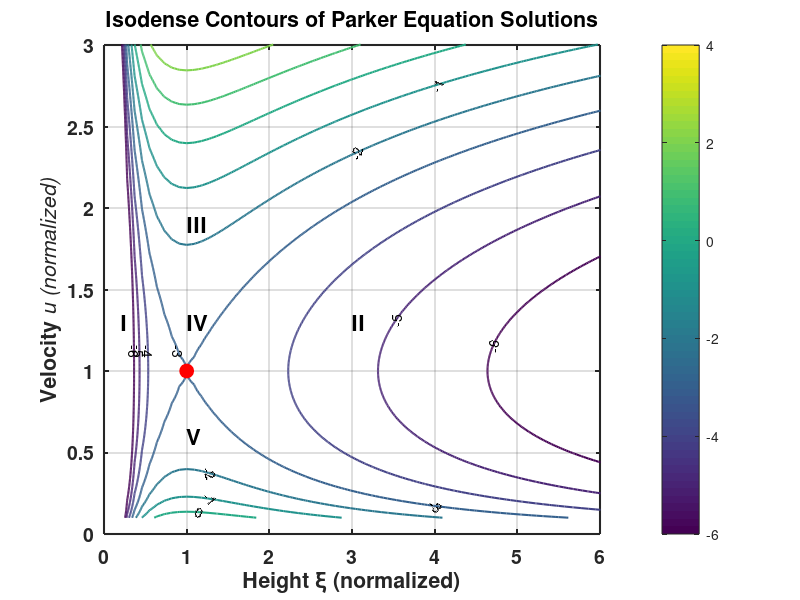
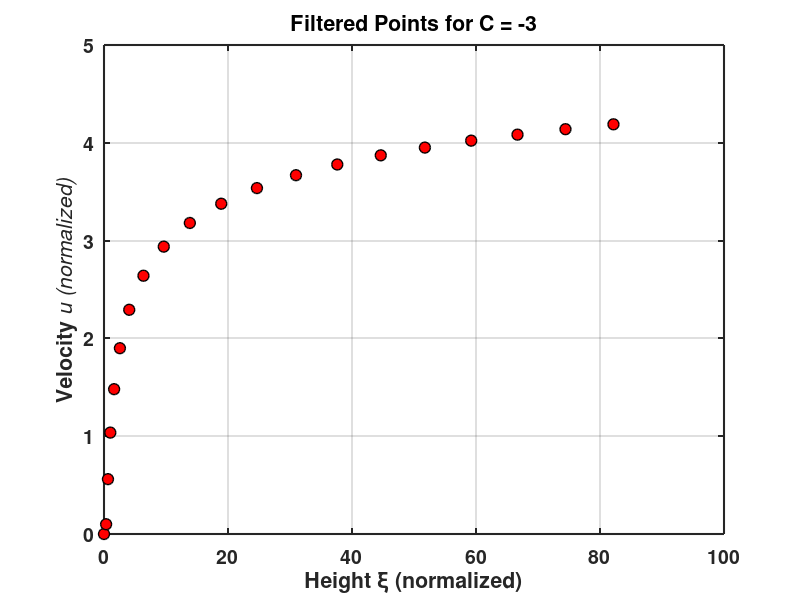
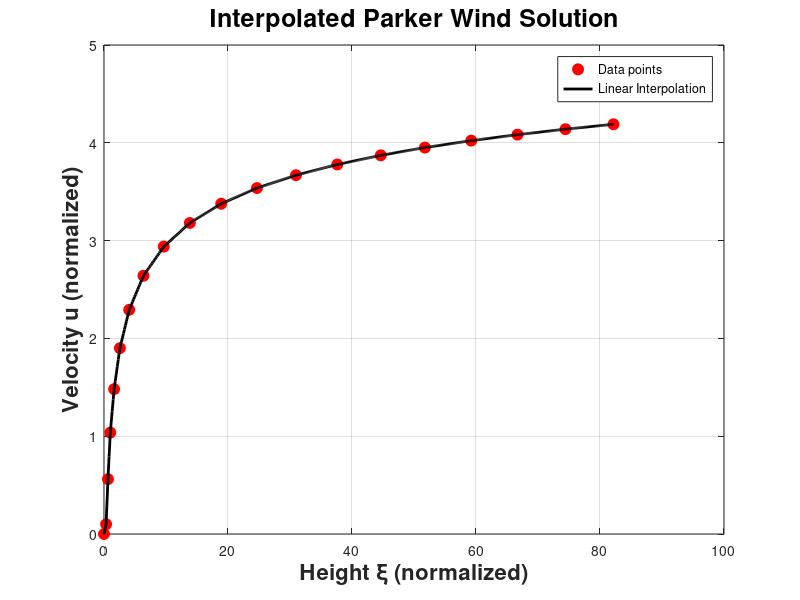
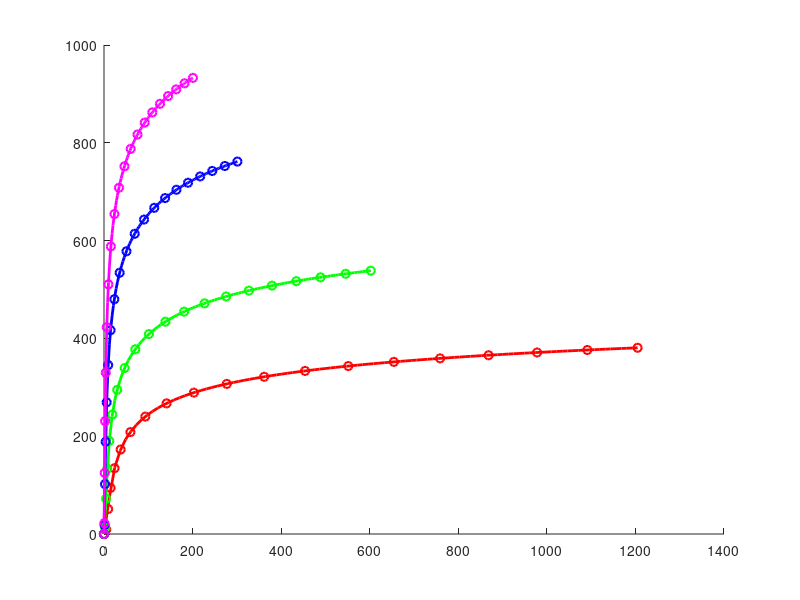

Write MATLAB code to recreate these figures, in order. (Note: this script raises an error after producing the figures.)
%% Isodense Contours
clear all;close all;clc;

% Define ranges
u = linspace(0.1, 5, 1000);
xi = linspace(0.1, 90, 1000);

[U, Xi] = meshgrid( u, xi );

% Parker equation
C = U.^2 - log(U.^2) - 4*log(Xi) - 4./Xi;

C_values = -6:1:4;

% Plot the contours
figure;
contour_handle = contour(Xi, U, C, C_values, 'ShowText','On', 'LineWidth', 1.5);
hold on;

plot(1, 1, 'ro', 'MarkerSize', 10, 'MarkerFaceColor', 'r'); % Critical Point

text(0.2, 1.3, 'I','FontSize',16, 'FontWeight', 'bold');
text(3, 1.3, 'II','FontSize',16, 'FontWeight', 'bold');
text(1, 1.9, 'III','FontSize',16, 'FontWeight', 'bold');
text(1, 1.3, 'IV','FontSize',16, 'FontWeight', 'bold');
text(1, 0.6, 'V','FontSize',16, 'FontWeight', 'bold');

xlim([0 6]);
ylim([0 3]);
xlabel('Height \xi (normalized)', 'FontSize', 16, 'FontWeight', 'bold');
ylabel('Velocity \it{u} (normalized)', 'FontSize', 16, 'FontWeight', 'bold');
title('Isodense Contours of Parker Equation Solutions', 'FontSize', 18, 'FontWeight', 'bold');
colorbar;
set(gca, 'FontSize', 14, 'FontWeight', 'bold', 'LineWidth', 1.5);
grid on;
hold off;

%% Solution Choice

close all; clc;

C_target = -3;

contour_data = contour_handle;

% Find the section corresponding to C = -3
xi_vals = 0;
u_vals = 0;

i = 1;
while i < size(contour_data, 2)
    C_level = contour_data(1, i);
    n_points = contour_data(2, i);
    
    if C_level == C_target
        for j = 1:n_points
            xi_temp = contour_data(1, i + j);
            u_temp = contour_data(2, i + j);

            if (xi_temp <= 1 && u_temp <= 1) || (xi_temp > 1.01 && u_temp > 1.01)
                xi_vals = [xi_vals, xi_temp]; % Append valid values
                u_vals = [u_vals, u_temp];
            end
        end
    end
    i = i + n_points + 1; % Next contour level
end

% Select 20 points from the correct solution
num_points = min(20, length(xi_vals));
indices = round(linspace(1, length(xi_vals), num_points));
xi_selected = xi_vals(indices);
u_selected = u_vals(indices);

% Plot extracted points
figure;
plot(xi_selected, u_selected, 'ko', 'LineWidth', 1, 'MarkerSize', 8, 'MarkerFaceColor', 'r');

xlabel('Height \xi (normalized)', 'FontSize', 16, 'FontWeight', 'bold');
ylabel('Velocity \it{u} (normalized)', 'FontSize', 16, 'FontWeight', 'bold');
title('Filtered Points for C = -3', 'FontSize', 18, 'FontWeight', 'bold');
set(gca, 'FontSize', 14, 'FontWeight', 'bold', 'LineWidth', 1.5);
grid on;

%% Interpolation

close all; clc;

xi_interp = linspace(min(xi_selected), max(xi_selected), 500);

% Linear interpolation
u_interp = interp1(xi_selected, u_selected, xi_interp, 'linear');

figure;
plot(xi_selected, u_selected, 'ro', 'MarkerSize', 8, 'MarkerFaceColor', 'r'); % Original points
hold on;
plot(xi_interp, u_interp, 'k-', 'LineWidth', 2); % Interpolated curve

ylim([0 5]);
xlabel('Height \xi (normalized)', 'FontSize', 16, 'FontWeight', 'bold');
ylabel('Velocity u (normalized)', 'FontSize', 16, 'FontWeight', 'bold');
title('Interpolated Parker Wind Solution', 'FontSize', 18, 'FontWeight', 'bold');
grid on;
legend('Data points', 'Linear Interpolation', 'Location', 'best');
hold off;

%% Velocity (km/s) and Distance (R_sol) for different Temperatures of the solar corona

close all; clc;

G = 6.67428E-11;
M_sol = 1.9884E30;
R_sol = 6.955E8; % [m]
k_b = 1.38E-23; % Boltzmann constant
m_p = 1.67E-27; % Proton mass

solar = char(9737);

e_orb = 149.6E9 / R_sol; % Average distance of Earth's orbit from the Sun in solar radii

T_vals = [0.5E6, 1E6, 2E6, 3E6];
colors = ['r', 'g', 'b', 'm'];

figure;
hold on;

legend_handles = [];
legend_labels = {};

for j = 1:length(T_vals)
    T = T_vals(j);
    
    % Calculate velocity
    cs = sqrt (2 * k_b * T / m_p); % sound's velocity [m/s]
    u_final = u_selected * cs / 1000; % [km/s]
    
    % Calculate distance
    rc = 0.5 * (G * M_sol / cs^2) * 1.27; % critical point where u = cs [m]
    xi_final  = xi_selected * rc / R_sol; % [solar radii]
    
    xi_interp = linspace(min(xi_final), max(xi_final), 100);
    u_interp = interp1(xi_final, u_final, xi_interp, 'spline');
    
    plot(xi_final, u_final, 'o', 'Color', colors(j), 'LineWidth', 1.5);
    
    % Interpolated curve
    h = plot(xi_interp, u_interp, '-', 'Color', colors(j), 'LineWidth', 2);
    legend_handles = [legend_handles, h]; % Store handle
    legend_labels{end+1} = ['T = ' num2str(T/1e6) 'MK'];
end

xline(e_orb, '--k', 'Orbit of Earth', 'FontSize', 14, 'FontWeight', 'bold', ...
    'LabelHorizontalAlignment', 'right', 'LabelVerticalAlignment', 'middle');

xlim([0 250]);
xlabel(['Distance r in solar radii (R_',solar, ')'], 'FontSize', 16, 'FontWeight', 'bold');
ylabel('Velocity \it{u} (km/s)', 'FontSize', 16, 'FontWeight', 'bold');
title('Parker Wind Solution for Different Temperatures', 'FontSize', 18, 'FontWeight', 'bold');
legend(legend_handles, legend_labels, 'Location', 'best');
set(gca, 'FontSize', 14, 'FontWeight', 'bold', 'LineWidth', 1.5);
grid on;
hold off;

%% Density vs distance

close all; clc;

n_0 = 1E8; % Plasma Density in the solar corona [cm^(-3)]
r_0 = 1; % [solar radii]

T_vals = [0.5E6, 1E6, 2E6, 3E6];
colors = ['r', 'g', 'b', 'm'];

figure;
hold on;

legend_handles = [];
legend_labels = {};

for j = 1:length(T_vals)
    T = T_vals(j);
    
    % Calculate critical point
    cs = sqrt (2 * k_b * T / m_p); % [m/s]
    rc = 0.5 * (G * M_sol / cs^2) * 1.27; % [m]

    % Starting velocity
    k = 4 * log(R_sol / rc) + 4 * (rc / R_sol) - 3;
    u_0_norm = exp(-k / 2); % normalised
    
    fprintf('T = %.1f MK -> u_0 = %.4f\n', T / 1e6, u_0_norm);  
    
    % Calculate distance
    xi_final = xi_selected * rc; % [m]   
    
    % Calculate vleocity
    u_final = u_selected * cs; % [m/s]
    u_0 = u_0_norm * cs; % [m/s]
   
    % Density
    n_final = n_0 * (R_sol ./ xi_final).^2 .* (u_0 ./ u_final);
    
    xi_interp = linspace(min(xi_final), max(xi_final), 100);
    n_interp = interp1(xi_final, n_final, xi_interp, 'spline', 'extrap');
    
    plot(xi_final(1:3) / R_sol, n_final(1:3), 'o', 'Color', colors(j), 'LineWidth', 2);
    plot(xi_final(3:end) / R_sol, n_final(3:end), 'o-', 'Color', colors(j), 'LineWidth', 2);
    
    % Interpolated curve
    h = plot(xi_interp, n_interp, '-', 'Color', colors(j), 'LineWidth', 2);
    legend_handles = [legend_handles, h];
    legend_labels{end+1} = ['T = ' num2str(T/1e6) 'MK'];
end

xline(e_orb, '--k', 'Orbit of Earth', 'FontSize', 14, 'FontWeight', 'bold', ...
    'LabelHorizontalAlignment', 'right', 'LabelVerticalAlignment', 'top');

set(gca, 'YScale', 'log');
xlim([0 250]);
xlabel(['Distance r in solar radii (R_',solar, ')'], 'FontSize', 16, 'FontWeight', 'bold');
ylabel('Density  \it{n} (cm^{-3})', 'FontSize', 16, 'FontWeight', 'bold');
title('Density of Solar Wind for Different Temperatures', 'FontSize', 18, 'FontWeight', 'bold');
legend(legend_handles, legend_labels, 'Location', 'best');
set(gca, 'FontSize', 14, 'FontWeight', 'bold', 'LineWidth', 1.5);
grid on;
hold off;

%% Save density and frequency values up to any distance in solar radii

close all; clc;

r_desired = 1:9:250;

for j = 1:length(T_vals)
    T = T_vals(j);
    
    cs = sqrt (2 * k_b * T / m_p); % [m/s]
    
    % Calculate critical point
    rc = 0.5 * (G * M_sol / cs^2) * 1.27; % [m]
    xi_final  = xi_selected * rc; % [m]
    
    % Starting velocity
    k = 4. * log(R_sol / rc) + 4. * rc / R_sol - 3;
    u_0 = exp(-k / 2);

    % Calculate density
    n_final = n_0 * (R_sol ./ xi_final).^2 .* (u_0 ./ u_selected);
        
    r_filtered = xi_final / R_sol; % Distance in solar radii
        
    n_at_r = interp1(r_filtered, n_final, r_desired, 'linear','extrap');
    
    % Calculate plasma frequency
    fp = 8.98E3 * sqrt(n_at_r); % [Hz]

    filename = sprintf('density_freq_profile_in_250_rsol_T%.1fMK.txt', T / 1e6);
    fileID = fopen(filename, 'w');
    fprintf(fileID, 'Distance (R_solar)\t Density (cm^-3) \t Plasma Frequency (Hz)\n');
    
    for i = 1:length(r_desired)
        fprintf(fileID, '%.2f \t\t %.2e \t\t %.2e\n', r_desired(i), n_at_r(i), fp(i));
    end

    fclose(fileID);
    fprintf('Data saved to %s\n\n', filename);    
end

%% Atmospheric models (Newkirk, Saito, Leblanc and Vrsnak)

close all; clc;

r_desired = 1:10:250; % [solar redii]
    
    % Density in cm^(-3)
    n_newk = 4.2 * 1E4 * exp(9.95 ./ r_desired); % Newkirk

    n_saito = 1E8 * (3.09 * r_desired.^(-16) + 1.58 * r_desired.^(-6) + 0.0251 * r_desired.^(-2.5)); % Saito for ö = 0

    n_leb = 1E5 * (3.3 * r_desired.^(-2) + 41 * r_desired.^(-4) + 800 * r_desired.^(-6)); % Leblanc

    n_vr = 1E8 * (0.0033 * r_desired.^(-2) + r_desired.^(-4) + 3.16 * r_desired.^(-6) + 15.45 * r_desired.^(-16)); % Vrsnak

    % Calculate plasma frequency
    fp_newk = 8.98E3 * sqrt(n_newk);
    
    fp_saito = 8.98E3 * sqrt(n_saito);
    
    fp_leb = 8.98E3 * sqrt(n_leb);
    
    fp_vr = 8.98E3 * sqrt(n_vr);
    
    filename = sprintf('models.txt');
    fileID = fopen(filename, 'w');
    fprintf(fileID, 'Distance (R_solar)\t Newkirk (cm^-3) \t Saito (cm^-3) \t Leblanc (cm^-3) \t Vrsnak (cm^-3) \t\n');
    
    for i = 1:length(r_desired)
        fprintf(fileID, '%.2f \t\t %.2e \t\t %.2e \t\t %.2e \t\t %.2e\n', r_desired(i), n_newk(i), n_saito(i), n_leb(i), n_vr(i));
    end
    
    fprintf(fileID, '\n Distance (R_solar)\t Newkirk (Hz) \t Saito (Hz) \t Leblanc (Hz) \t Vrsnak (Hz) \t\n');
    
    for i = 1:length(r_desired)
        fprintf(fileID, '%.2f \t\t %.2e \t\t %.2e \t\t %.2e \t\t %.2e\n', r_desired(i), fp_newk(i), fp_saito(i), fp_leb(i), fp_vr(i));
    end

    fclose(fileID);
    fprintf('Data saved to %s\n\n', filename);
    
%% Frequency vs distance for each temperature

close all; clc;

T_vals = [0.5E6, 1E6, 2E6, 3E6];
colors = ['r', 'g', 'b', 'm'];

figure;
hold on;
legend_labels = {};

for j = 1:length(T_vals)
    T = T_vals(j);
    
    filename = sprintf('density_freq_profile_in_250_rsol_T%.1fMK.txt', T / 1e6);
    data = dlmread(filename, '', 1, 0);  % Skip 1 row

    r_vals = data(:,1);       % Distance (R_solar)
    freq_vals = data(:,3);    % Frequency (Hz)
    
    plot(r_vals, freq_vals, 'o-', 'Color', colors(j), 'LineWidth', 2);
    legend_labels{end+1} = sprintf('T = %.1f MK', T / 1e6);
end

set(gca, 'YScale', 'log');
xlabel(['Distance r (R_',solar, ')'], 'FontSize', 14, 'FontWeight', 'bold');
ylabel('log_{10} f_p (Hz)', 'FontSize', 14, 'FontWeight', 'bold');
title('Plasma Frequency vs Distance for Different Temperatures', 'FontSize', 16, 'FontWeight', 'bold');
legend(legend_labels, 'Location', 'best');
grid on;
set(gca, 'FontSize', 13, 'FontWeight', 'bold', 'LineWidth', 1.2);
xlim([0 250]);
hold off;

%% Plot density (+ theoritical models) vs distance for T = 2 MK

close all; clc;

sim_filename = 'density_freq_profile_in_250_rsol_T2.0MK.txt';
sim_data = dlmread(sim_filename, '', 1, 0);

r_sim = sim_data(:,1);      % Distance (R_solar)
n_sim = sim_data(:,2);      % Denisty (cm^(-3))

% From the models.txt file, please create a new txt file, keeping the first matrix with only the distance and density values!
% Load theoretical model data
theo_filename = 'models_d.txt';
theo_data = dlmread(theo_filename, '', 1, 0);
% data_limited = theo_data(1:24, :);

r_theo = theo_data(:,1);
n_newk = theo_data(:,2);
n_saito = theo_data(:,3);
n_leblanc = theo_data(:,4);
n_vrsnak = theo_data(:,5);

figure;
hold on;

plot(r_sim, n_sim, 'k-o', 'LineWidth', 3, 'DisplayName', 'T = 2 MK (Simulated)');

plot(r_theo, n_newk, '--r', 'LineWidth', 2, 'DisplayName', 'Newkirk');
plot(r_theo, n_saito, '--g', 'LineWidth', 2, 'DisplayName', 'Saito');
plot(r_theo, n_leblanc, '--b', 'LineWidth', 2, 'DisplayName', 'Leblanc');
plot(r_theo, n_vrsnak, '--m', 'LineWidth', 2, 'DisplayName', 'Vrsnak');

set(gca, 'YScale', 'log');
xlabel(['Distance r (R_',solar, ')'], 'FontSize', 14, 'FontWeight', 'bold');
ylabel('log_{10} n (cm^{-3})', 'FontSize', 14, 'FontWeight', 'bold');
title('Simulated vs Theoretical Solar Wind Densities at T = 2 MK', 'FontSize', 16, 'FontWeight', 'bold');
legend('Location', 'northeast');
grid on;
set(gca, 'FontSize', 13, 'FontWeight', 'bold', 'LineWidth', 1.2);
xlim([0 250]);

hold off;

%% Plot frequency (+ theoretical models) vs distance for T = 2 MK

close all; clc;

sim_filename = 'density_freq_profile_in_250_rsol_T2.0MK.txt';
sim_data = dlmread(sim_filename, '', 1, 0);

r_sim = sim_data(:,1);      % Distance (R_solar)
f_sim = sim_data(:,3);      % Frequency (Hz)

% Load theoretical model data
theo_filename = 'models.txt';
theo_data = dlmread(theo_filename, '', 28, 0);

r_theo = theo_data(:,1);
f_newk = theo_data(:,2);
f_saito = theo_data(:,3);
f_leblanc = theo_data(:,4);
f_vrsnak = theo_data(:,5);

figure;
hold on;

plot(r_sim, f_sim, 'k-o', 'LineWidth', 3, 'DisplayName', 'T = 2 MK (Simulated)');

plot(r_theo, f_newk, '--r', 'LineWidth', 2, 'DisplayName', 'Newkirk');
plot(r_theo, f_saito, '--g', 'LineWidth', 2, 'DisplayName', 'Saito');
plot(r_theo, f_leblanc, '--b', 'LineWidth', 2, 'DisplayName', 'Leblanc');
plot(r_theo, f_vrsnak, '--m', 'LineWidth', 2, 'DisplayName', 'Vrsnak');

set(gca, 'YScale', 'log');
xlabel(['Distance r (R_',solar, ')'], 'FontSize', 14, 'FontWeight', 'bold');
ylabel('log_{10} f_p (Hz)', 'FontSize', 14, 'FontWeight', 'bold');
title('Simulated vs Theoretical Plasma Frequencies at T = 2 MK', 'FontSize', 16, 'FontWeight', 'bold');
legend('Location', 'northeast');
grid on;
set(gca, 'FontSize', 13, 'FontWeight', 'bold', 'LineWidth', 1.2);
xlim([0 250]);

hold off;
